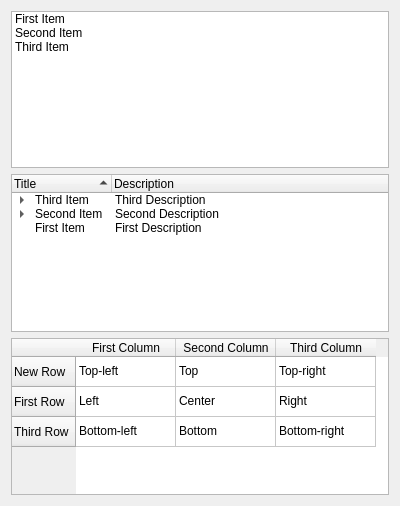
<?xml version="1.0" encoding="UTF-8"?>
<ui version="4.0">
 <class>ListDemoWidget</class>
 <widget class="QWidget" name="ListDemoWidget">
  <property name="geometry">
   <rect>
    <x>0</x>
    <y>0</y>
    <width>400</width>
    <height>506</height>
   </rect>
  </property>
  <layout class="QVBoxLayout" name="verticalLayout">
   <item>
    <widget class="QListWidget" name="listWidget">
     <property name="sortingEnabled">
      <bool>true</bool>
     </property>
     <item>
      <property name="text">
       <string>First Item</string>
      </property>
     </item>
     <item>
      <property name="text">
       <string>Second Item</string>
      </property>
     </item>
     <item>
      <property name="text">
       <string>Third Item</string>
      </property>
     </item>
    </widget>
   </item>
   <item>
    <widget class="QTreeWidget" name="treeWidget">
     <property name="sortingEnabled">
      <bool>true</bool>
     </property>
     <column>
      <property name="text">
       <string>Title</string>
      </property>
     </column>
     <column>
      <property name="text">
       <string>Description</string>
      </property>
     </column>
     <item>
      <property name="text">
       <string>Third Item</string>
      </property>
      <property name="text">
       <string>Third Description</string>
      </property>
      <item>
       <property name="text">
        <string>Third Subitem</string>
       </property>
       <property name="text">
        <string>Third Subitem Description</string>
       </property>
      </item>
     </item>
     <item>
      <property name="text">
       <string>Second Item</string>
      </property>
      <property name="text">
       <string>Second Description</string>
      </property>
      <item>
       <property name="text">
        <string>Second Subitem</string>
       </property>
       <property name="text">
        <string>Second Subitem Description</string>
       </property>
      </item>
      <item>
       <property name="text">
        <string>First Subitem</string>
       </property>
       <property name="text">
        <string>First Subitem Description</string>
       </property>
      </item>
     </item>
     <item>
      <property name="text">
       <string>First Item</string>
      </property>
      <property name="text">
       <string>First Description</string>
      </property>
     </item>
    </widget>
   </item>
   <item>
    <widget class="QTableWidget" name="tableWidget">
     <property name="sortingEnabled">
      <bool>true</bool>
     </property>
     <row>
      <property name="text">
       <string>New Row</string>
      </property>
     </row>
     <row>
      <property name="text">
       <string>First Row</string>
      </property>
     </row>
     <row>
      <property name="text">
       <string>Third Row</string>
      </property>
     </row>
     <column>
      <property name="text">
       <string>First Column</string>
      </property>
     </column>
     <column>
      <property name="text">
       <string>Second Column</string>
      </property>
     </column>
     <column>
      <property name="text">
       <string>Third Column</string>
      </property>
     </column>
     <item row="0" column="0">
      <property name="text">
       <string>Top-left</string>
      </property>
     </item>
     <item row="0" column="1">
      <property name="text">
       <string>Top</string>
      </property>
     </item>
     <item row="0" column="2">
      <property name="text">
       <string>Top-right</string>
      </property>
     </item>
     <item row="1" column="0">
      <property name="text">
       <string>Left </string>
      </property>
     </item>
     <item row="1" column="1">
      <property name="text">
       <string>Center</string>
      </property>
     </item>
     <item row="1" column="2">
      <property name="text">
       <string>Right</string>
      </property>
     </item>
     <item row="2" column="0">
      <property name="text">
       <string>Bottom-left</string>
      </property>
     </item>
     <item row="2" column="1">
      <property name="text">
       <string>Bottom</string>
      </property>
     </item>
     <item row="2" column="2">
      <property name="text">
       <string>Bottom-right</string>
      </property>
     </item>
    </widget>
   </item>
  </layout>
 </widget>
 <resources/>
 <connections/>
</ui>
